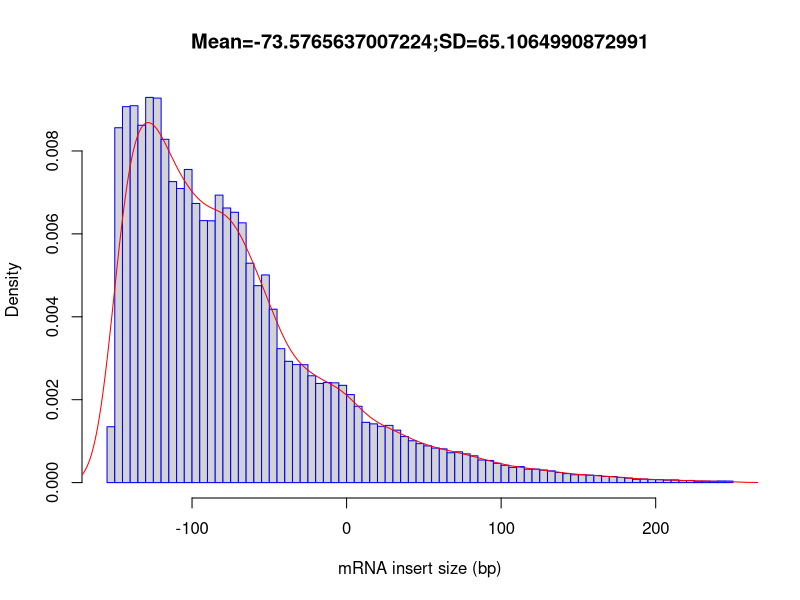

Write the R code that produced this figure.
out_file = 'Ev_1_inner_distance'
pdf('Ev_1_inner_distance.inner_distance_plot.pdf')
fragsize=rep(c(-247.5,-242.5,-237.5,-232.5,-227.5,-222.5,-217.5,-212.5,-207.5,-202.5,-197.5,-192.5,-187.5,-182.5,-177.5,-172.5,-167.5,-162.5,-157.5,-152.5,-147.5,-142.5,-137.5,-132.5,-127.5,-122.5,-117.5,-112.5,-107.5,-102.5,-97.5,-92.5,-87.5,-82.5,-77.5,-72.5,-67.5,-62.5,-57.5,-52.5,-47.5,-42.5,-37.5,-32.5,-27.5,-22.5,-17.5,-12.5,-7.5,-2.5,2.5,7.5,12.5,17.5,22.5,27.5,32.5,37.5,42.5,47.5,52.5,57.5,62.5,67.5,72.5,77.5,82.5,87.5,92.5,97.5,102.5,107.5,112.5,117.5,122.5,127.5,132.5,137.5,142.5,147.5,152.5,157.5,162.5,167.5,172.5,177.5,182.5,187.5,192.5,197.5,202.5,207.5,212.5,217.5,222.5,227.5,232.5,237.5,242.5,247.5),times=c(0,0,0,0,0,0,0,0,0,0,0,0,0,0,0,0,0,0,0,6723,42723,45263,45374,43023,46373,46288,41329,36238,35406,37696,33604,31537,31518,34610,33057,32545,31274,26411,23708,25002,20877,16119,14599,14209,14194,12860,11933,12045,12012,11709,10592,9193,7256,7070,6777,6890,6317,5540,5038,4691,4422,4158,4064,3595,3706,3460,3226,2722,2663,2325,2081,1835,1924,1617,1626,1518,1417,1206,1085,943,943,899,856,738,733,627,544,399,423,364,355,302,322,239,257,163,174,165,195,183))
frag_sd = sd(fragsize)
frag_mean = mean(fragsize)
frag_median = median(fragsize)
write(x=c("Name","Mean","Median","sd"), sep="	", file=stdout(),ncolumns=4)
write(c(out_file,frag_mean,frag_median,frag_sd),sep="	", file=stdout(),ncolumns=4)
hist(fragsize,probability=T,breaks=100,xlab="mRNA insert size (bp)",main=paste(c("Mean=",frag_mean,";","SD=",frag_sd),collapse=""),border="blue")
lines(density(fragsize,bw=10),col='red')
dev.off()
